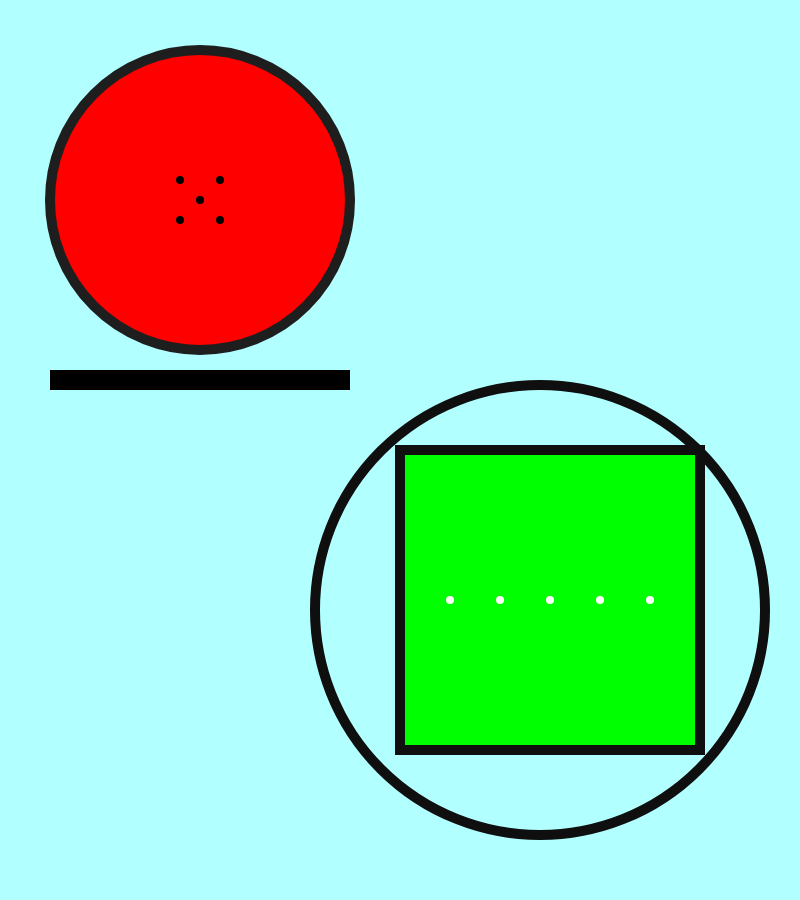
Frame 1 (no input)
Frame 60 (no input): identical to frame 1, image omitted
Frame 120 (the mouse pressed at the canvas centre since frame 60): identical to frame 1, image omitted

The p5.js sketch that drew this single still picture (run headless with seeded random() and noise() and a simulated clock; from frame 60 on, the mouse is pressed at the canvas centre):

// p5.js sketch
// ── sketch.js
/*
Name: Emily Chavez

Title: static shapes

I would lke to explore how to put figures into motion and make them more 
interesting through movement. This first sketch connect to that idea because,
at firt, it may look simple or not interesting. However, my goal is to
eventually add movement to the shapes and see how their interaction can
change the wy the sketch looks and feels.

*/

function setup() {
  createCanvas(800, 900);
}

function draw() {
  background(178,255,255);

 fill(255,0,0);
 stroke(30)
 strokeWeight(10);
circle(200,200,300);


 fill(0,255,0);
 stroke(15);
 strokeWeight(10);
rect(400,450,300,300);

 fill(0);
 noStroke();
rect(50,370,300,20);

 fill(0);
circle(180, 180, 8);
circle(220, 180, 8);
circle(180, 220, 8);
circle(220, 220, 8);
circle(200, 200, 8);

 fill(255);
circle(450, 600, 8);
circle(500, 600, 8);
circle(550, 600, 8);
circle(600, 600, 8);
circle(650, 600, 8);

 noFill();
 stroke(15);
 strokeWeight(10);
ellipse(540,610,450,450);

}
